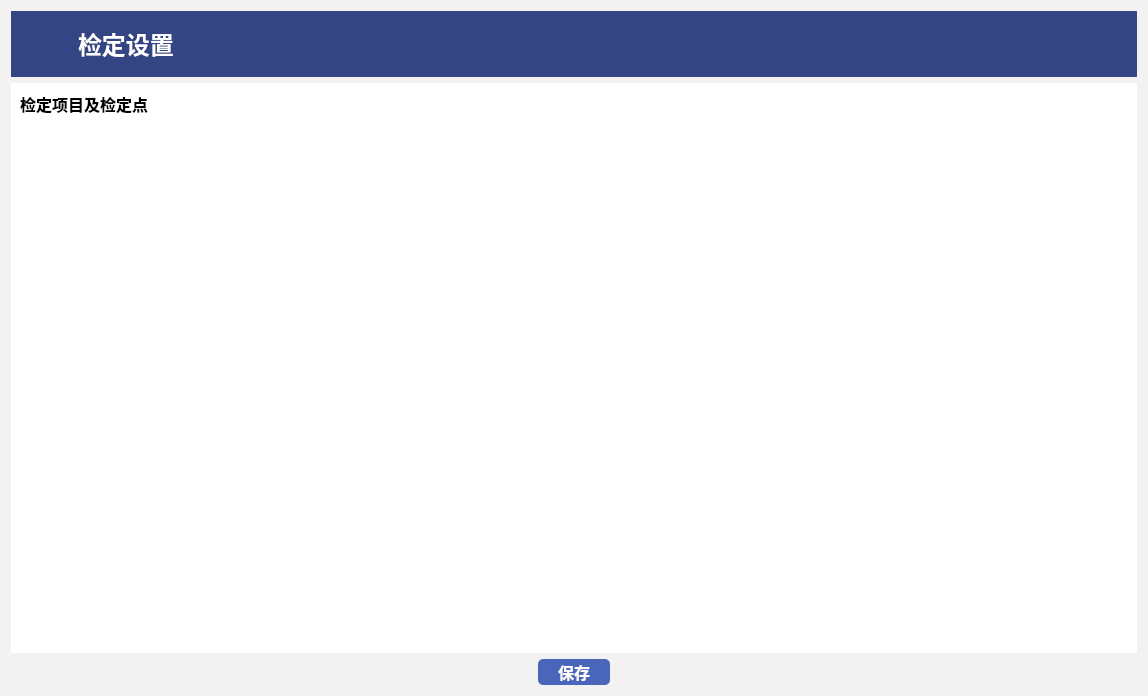
<?xml version="1.0" encoding="UTF-8"?>
<ui version="4.0">
 <class>FormCheckPoint</class>
 <widget class="QWidget" name="FormCheckPoint">
  <property name="geometry">
   <rect>
    <x>0</x>
    <y>0</y>
    <width>1148</width>
    <height>696</height>
   </rect>
  </property>
  <property name="windowTitle">
   <string>检定设置</string>
  </property>
  <property name="styleSheet">
   <string notr="true">background-color: rgb(242, 242, 242);</string>
  </property>
  <layout class="QVBoxLayout" name="verticalLayout_2">
   <item>
    <widget class="QWidget" name="widget" native="true">
     <property name="styleSheet">
      <string notr="true">background-color: rgb(51, 69, 130);</string>
     </property>
     <layout class="QHBoxLayout" name="horizontalLayout_2">
      <property name="spacing">
       <number>10</number>
      </property>
      <item>
       <widget class="QLabel" name="label">
        <property name="sizePolicy">
         <sizepolicy hsizetype="Fixed" vsizetype="Fixed">
          <horstretch>0</horstretch>
          <verstretch>0</verstretch>
         </sizepolicy>
        </property>
        <property name="minimumSize">
         <size>
          <width>48</width>
          <height>48</height>
         </size>
        </property>
        <property name="styleSheet">
         <string notr="true">image: url(:/image/Index/u7538.svg);</string>
        </property>
        <property name="text">
         <string/>
        </property>
       </widget>
      </item>
      <item>
       <widget class="QLabel" name="label_3">
        <property name="sizePolicy">
         <sizepolicy hsizetype="Expanding" vsizetype="Fixed">
          <horstretch>1</horstretch>
          <verstretch>0</verstretch>
         </sizepolicy>
        </property>
        <property name="font">
         <font>
          <pointsize>18</pointsize>
          <weight>75</weight>
          <bold>true</bold>
         </font>
        </property>
        <property name="styleSheet">
         <string notr="true">color: rgb(255, 255, 255);</string>
        </property>
        <property name="text">
         <string>检定设置</string>
        </property>
       </widget>
      </item>
     </layout>
    </widget>
   </item>
   <item>
    <widget class="QWidget" name="widget_2" native="true">
     <property name="styleSheet">
      <string notr="true">background-color: rgb(255, 255, 255);</string>
     </property>
     <layout class="QVBoxLayout" name="verticalLayout">
      <item>
       <widget class="QLabel" name="label_2">
        <property name="font">
         <font>
          <pointsize>12</pointsize>
          <weight>75</weight>
          <bold>true</bold>
         </font>
        </property>
        <property name="text">
         <string>检定项目及检定点</string>
        </property>
       </widget>
      </item>
      <item>
       <layout class="QHBoxLayout" name="horizontalLayout_3">
        <item>
         <layout class="QHBoxLayout" name="HeadListLayout"/>
        </item>
        <item>
         <spacer name="horizontalSpacer_3">
          <property name="orientation">
           <enum>Qt::Horizontal</enum>
          </property>
          <property name="sizeHint" stdset="0">
           <size>
            <width>1506</width>
            <height>20</height>
           </size>
          </property>
         </spacer>
        </item>
       </layout>
      </item>
      <item>
       <widget class="QStackedWidget" name="stackedWidgetData">
        <widget class="QWidget" name="page"/>
        <widget class="QWidget" name="page_2"/>
       </widget>
      </item>
     </layout>
    </widget>
   </item>
   <item>
    <layout class="QHBoxLayout" name="horizontalLayout_6">
     <item>
      <spacer name="horizontalSpacer">
       <property name="orientation">
        <enum>Qt::Horizontal</enum>
       </property>
       <property name="sizeHint" stdset="0">
        <size>
         <width>40</width>
         <height>20</height>
        </size>
       </property>
      </spacer>
     </item>
     <item>
      <widget class="QPushButton" name="pushButton_14">
       <property name="sizePolicy">
        <sizepolicy hsizetype="Fixed" vsizetype="Fixed">
         <horstretch>1</horstretch>
         <verstretch>0</verstretch>
        </sizepolicy>
       </property>
       <property name="minimumSize">
        <size>
         <width>72</width>
         <height>26</height>
        </size>
       </property>
       <property name="font">
        <font>
         <pointsize>12</pointsize>
         <weight>75</weight>
         <bold>true</bold>
        </font>
       </property>
       <property name="styleSheet">
        <string notr="true">color: rgb(255, 255, 255);
background-color: rgb(74, 102, 186);
border-radius:5px;</string>
       </property>
       <property name="text">
        <string>保存</string>
       </property>
      </widget>
     </item>
     <item>
      <spacer name="horizontalSpacer_2">
       <property name="orientation">
        <enum>Qt::Horizontal</enum>
       </property>
       <property name="sizeHint" stdset="0">
        <size>
         <width>40</width>
         <height>20</height>
        </size>
       </property>
      </spacer>
     </item>
    </layout>
   </item>
  </layout>
 </widget>
 <resources/>
 <connections/>
</ui>
